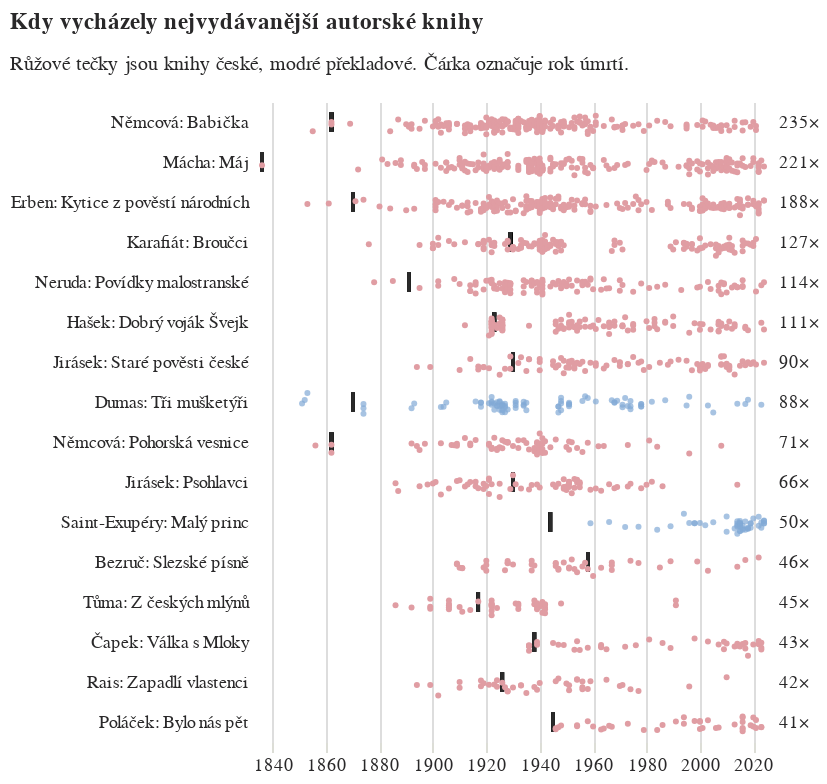

The notebook cell this image was saved under:
### Code cell
base = alt.Chart(
    alt_friendly(top_vyber),
    title=alt.Title(
        ['Kdy vycházely nejvydávanější autorské knihy'],
        subtitle = ['Růžové tečky jsou knihy české, modré překladové. Čárka označuje rok úmrtí.']
    )
)

kdy_umreli = alt.Chart(alt_friendly(top_vyber)).mark_tick(
    color='#292829',  # optional: you can specify color
    thickness=1.75,
    height=10,
    opacity=0.2
).encode(
    x=alt.X('umrti:T', title=None),
    y=alt.Y("kniha:N", sort=poradi_vyber, title=None, axis=alt.Axis(orient='left', domainOpacity=0, tickColor='white', labelExpr='split(datum.label, "× ")[1]')))

domaci = base.mark_circle(size=9, opacity=1).encode(
    x=alt.X('rok:T', title=None), 
    y=alt.Y('kniha:N', sort=poradi_vyber, title=None, axis=alt.Axis(orient='left', tickColor='white', labels=False)),
    yOffset=alt.YOffset("jitter:Q", scale=alt.Scale(range=[3, 15])),
    color=alt.Color('kniha:N', scale=alt.Scale(range=['#E09DA3']), legend=None)
).transform_filter(
    (alt.datum.kniha != '88× Dumas: Tři mušketýři') & (alt.datum.kniha != '50× Saint-Exupéry: Malý princ')
).transform_calculate(jitter="sqrt(-2*log(random()))*cos(2*PI*random())")

zahranicni = base.mark_circle(size=9, color='#81A9D5').encode(
    x=alt.X('rok:T', title=None), 
    y=alt.Y('kniha:N', sort=poradi_vyber, title=None, axis=alt.Axis(orient='left',tickColor='white', labels=False)),
    yOffset=alt.YOffset("jitter:Q", scale=alt.Scale(range=[3, 15])),
    color=alt.Color('kniha:N', scale=alt.Scale(range=['#81A9D5']), legend=None)
).transform_filter(
    (alt.datum.kniha == '88× Dumas: Tři mušketýři') | (alt.datum.kniha == '50× Saint-Exupéry: Malý princ')
).transform_calculate(jitter="sqrt(-2*log(random()))*cos(2*PI*random())")

pocty = base.mark_circle(size=0).encode(x=alt.X('rok:T', title=None), 
        y=alt.Y('kniha:N', sort=poradi_pocet, title=None, axis=alt.Axis(orient="right", tickColor='white', labelExpr='split(datum.label, " ")[0]')))

nejvydavanejsi = alt.layer(kdy_umreli, domaci, zahranicni, pocty).properties(
    width=kredity['sirka'] * 1.15, autosize={'type': 'fit', 'contains': 'padding'}
).configure_view(stroke='transparent').resolve_scale(color='independent',x="shared").resolve_axis(y='independent')

nejvydavanejsi

### Figure 1 — Vega-Lite specification as saved in the notebook (floating-point values rounded to 4 significant figures; data arrays with more than 128 entries replaced by an {"elided": "..."} marker saying what was removed)
{"config": {"title": {"font": "Noticia Text", "fontSize": 11.5, "anchor": "start", "lineHeight": 19, "fontWeight": "bolder", "subtitleFont": "Noticia Text", "subtitleFontSize": 10, "subtitleLineHeight": 15, "subtitlePadding": 10, "dy": -10, "color": "#292829", "subtitleColor": "#292829"}, "axis": {"labelFont": "Asap", "titleFont": "Asap", "fontWeight": "lighter", "titleFontWeight": "lighter", "labelFontSize": 9, "titleFontSize": 9, "labelPadding": 2, "titlePadding": 9, "domainOpacity": 0, "tickColor": "#DCDDD6", "labelColor": "#292829"}, "legend": {"labelFont": "Asap", "labelFontWeight": "normal", "titleFont": "Asap", "titleFontWeight": "normal", "labelFontSize": 9, "titleFontSize": 9, "labelColor": "#292829"}, "view": {"stroke": "transparent"}}, "layer": [{"data": {"name": "data-5e45e10cc8f1b2f130e6deb7bb828481"}, "mark": {"type": "tick", "color": "#292829", "height": 10, "opacity": 0.2, "thickness": 1.75}, "encoding": {"x": {"field": "umrti", "title": null, "type": "temporal"}, "y": {"axis": {"domainOpacity": 0, "labelExpr": "split(datum.label, \"× \")[1]", "orient": "left", "tickColor": "white"}, "field": "kniha", "sort": ["235× Němcová: Babička", "221× Mácha: Máj", "188× Erben: Kytice z pověstí národních", "127× Karafiát: Broučci", "114× Neruda: Povídky malostranské", "111× Hašek: Dobrý voják Švejk", "90× Jirásek: Staré pověsti české", "88× Dumas: Tři mušketýři", "71× Němcová: Pohorská vesnice", "66× Jirásek: Psohlavci", "50× Saint-Exupéry: Malý princ", "46× Bezruč: Slezské písně", "45× Tůma: Z českých mlýnů", "43× Čapek: Válka s Mloky", "42× Rais: Zapadlí vlastenci", "41× Poláček: Bylo nás pět"], "title": null, "type": "nominal"}}}, {"data": {"name": "data-5e45e10cc8f1b2f130e6deb7bb828481"}, "mark": {"type": "circle", "opacity": 1, "size": 9}, "encoding": {"color": {"field": "kniha", "legend": null, "scale": {"range": ["#E09DA3"]}, "type": "nominal"}, "x": {"field": "rok", "title": null, "type": "temporal"}, "y": {"axis": {"labels": false, "orient": "left", "tickColor": "white"}, "field": "kniha", "sort": ["235× Němcová: Babička", "221× Mácha: Máj", "188× Erben: Kytice z pověstí národních", "127× Karafiát: Broučci", "114× Neruda: Povídky malostranské", "111× Hašek: Dobrý voják Švejk", "90× Jirásek: Staré pověsti české", "88× Dumas: Tři mušketýři", "71× Němcová: Pohorská vesnice", "66× Jirásek: Psohlavci", "50× Saint-Exupéry: Malý princ", "46× Bezruč: Slezské písně", "45× Tůma: Z českých mlýnů", "43× Čapek: Válka s Mloky", "42× Rais: Zapadlí vlastenci", "41× Poláček: Bylo nás pět"], "title": null, "type": "nominal"}, "yOffset": {"field": "jitter", "scale": {"range": [3, 15]}, "type": "quantitative"}}, "title": {"text": ["Kdy vycházely nejvydávanější autorské knihy"], "subtitle": ["Růžové tečky jsou knihy české, modré překladové. Čárka označuje rok úmrtí."]}, "transform": [{"filter": "((datum.kniha !== '88× Dumas: Tři mušketýři') && (datum.kniha !== '50× Saint-Exupéry: Malý princ'))"}, {"calculate": "sqrt(-2*log(random()))*cos(2*PI*random())", "as": "jitter"}]}, {"data": {"name": "data-5e45e10cc8f1b2f130e6deb7bb828481"}, "mark": {"type": "circle", "color": "#81A9D5", "size": 9}, "encoding": {"color": {"field": "kniha", "legend": null, "scale": {"range": ["#81A9D5"]}, "type": "nominal"}, "x": {"field": "rok", "title": null, "type": "temporal"}, "y": {"axis": {"labels": false, "orient": "left", "tickColor": "white"}, "field": "kniha", "sort": ["235× Němcová: Babička", "221× Mácha: Máj", "188× Erben: Kytice z pověstí národních", "127× Karafiát: Broučci", "114× Neruda: Povídky malostranské", "111× Hašek: Dobrý voják Švejk", "90× Jirásek: Staré pověsti české", "88× Dumas: Tři mušketýři", "71× Němcová: Pohorská vesnice", "66× Jirásek: Psohlavci", "50× Saint-Exupéry: Malý princ", "46× Bezruč: Slezské písně", "45× Tůma: Z českých mlýnů", "43× Čapek: Válka s Mloky", "42× Rais: Zapadlí vlastenci", "41× Poláček: Bylo nás pět"], "title": null, "type": "nominal"}, "yOffset": {"field": "jitter", "scale": {"range": [3, 15]}, "type": "quantitative"}}, "title": {"text": ["Kdy vycházely nejvydávanější autorské knihy"], "subtitle": ["Růžové tečky jsou knihy české, modré překladové. Čárka označuje rok úmrtí."]}, "transform": [{"filter": "((datum.kniha === '88× Dumas: Tři mušketýři') || (datum.kniha === '50× Saint-Exupéry: Malý princ'))"}, {"calculate": "sqrt(-2*log(random()))*cos(2*PI*random())", "as": "jitter"}]}, {"data": {"name": "data-5e45e10cc8f1b2f130e6deb7bb828481"}, "mark": {"type": "circle", "size": 0}, "encoding": {"x": {"field": "rok", "title": null, "type": "temporal"}, "y": {"axis": {"labelExpr": "split(datum.label, \" \")[0]", "orient": "right", "tickColor": "white"}, "field": "kniha", "sort": [235, 221, 188, 127, 114, 111, 90, 88, 71, 66, 50, 46, 45, 43, 42, 41], "title": null, "type": "nominal"}}, "title": {"text": ["Kdy vycházely nejvydávanější autorské knihy"], "subtitle": ["Růžové tečky jsou knihy české, modré překladové. Čárka označuje rok úmrtí."]}}], "autosize": {"type": "fit", "contains": "padding"}, "resolve": {"axis": {"y": "independent"}, "scale": {"color": "independent", "x": "shared"}}, "width": 414.0, "$schema": "https://vega.github.io/schema/vega-lite/v5.8.0.json", "datasets": {"data-5e45e10cc8f1b2f130e6deb7bb828481": {"elided": "1578 records"}}}
